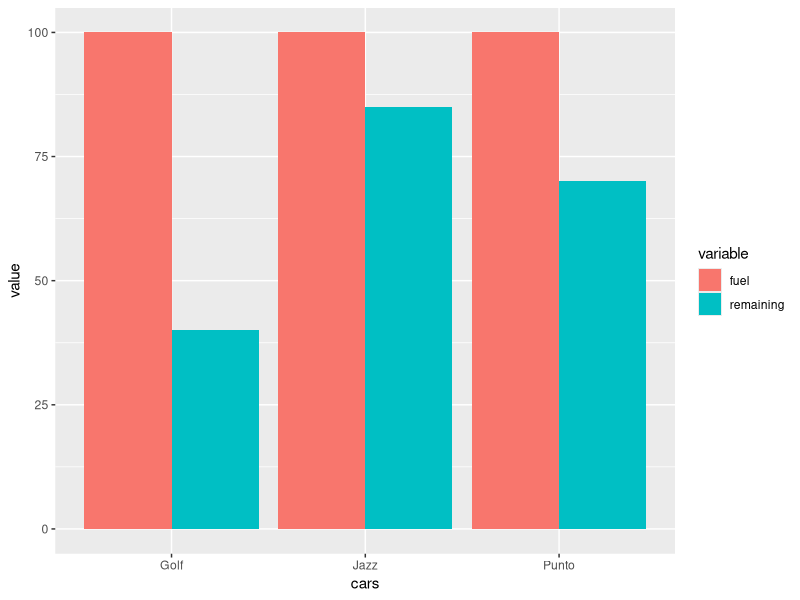
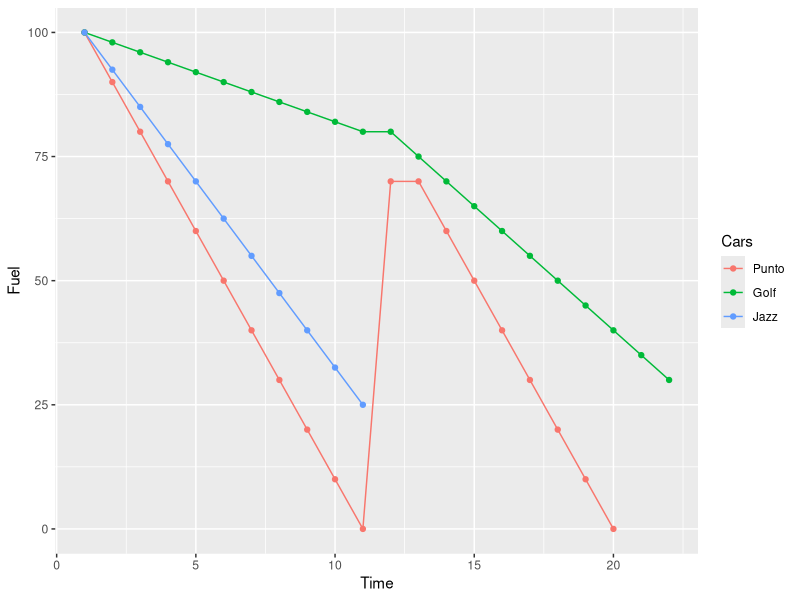
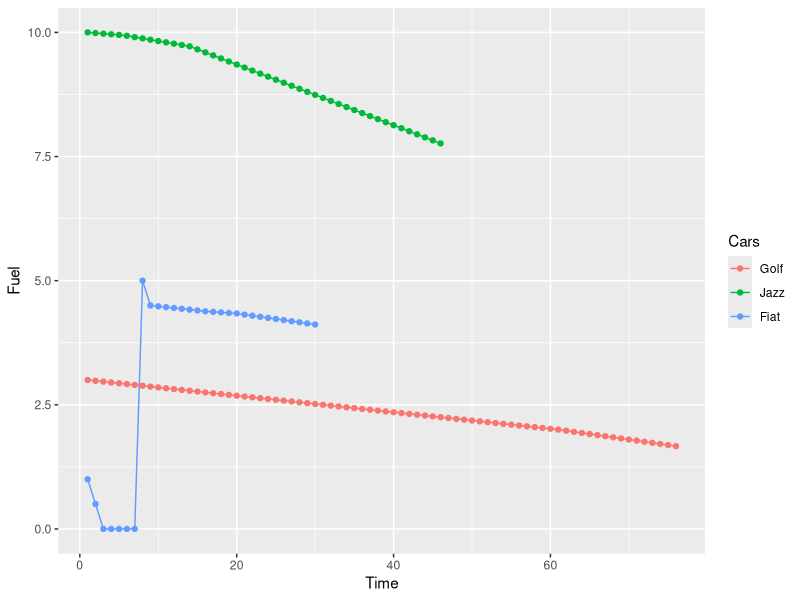

Generate these figures, in order, with R:
## ---- chunk 1
knitr::opts_chunk$set(echo = FALSE)
## ---- chunk 2
# 
# R demonstration of Standard Procedural code.
# 

invisible(library(ggplot2))
invisible(library(reshape2))
library(R6)

## ---- chunk 3
cars <- c('Punto', 'Golf', 'Jazz')
colour <- c('beige', 'gold', 'neon pink')
fuel <- c(100,100,100) # inital percent of the fuel tank that is full
ppm <- c(10,20,5) # percent per mile fuel usage
## ---- chunk 4
remaining <- c() # what percentage of the fuel tank remains
miles <- 3 # how many miles do you plan to travel
## ---- chunk 5
for (i in 1:length(fuel)) { # calculate the new fuel tank values
  remaining <- c(remaining, (fuel[i] - (ppm[i]*3)))
}
## ---- chunk 6
car_frame <- data.frame(cars, fuel, remaining) # create a data frame
car_frame.m <- melt(car_frame, id.vars='cars') # melt the data frame for plotting
## ---- chunk 7
carplot <- ggplot(car_frame.m, aes(cars, value)) +   
  geom_bar(aes(fill = variable), position = "dodge", stat="identity")

## ---- chunk 8
carplot
## ---- chunk 9
drive_car <- function(starting_tank, ppm, distance) {
  tank_changes = c() # track the fuel usage using what % remains
  for(i in 0:distance) {
    new_tank <- starting_tank - (ppm * i)
    if(new_tank >= 0) {
      tank_changes <- c(tank_changes, new_tank) # only spend fuel if there was fuel to spend.
    }
  }
  return(tank_changes) # return the fuel usage
}

## ---- chunk 10
# creating a function to refuel a car
refuel_car <- function(tank_changes, tank_percentage) {
  new_tank <- tank_changes[length(tank_changes)] + tank_percentage
  if(new_tank > 100) {
    new_tank <- 100 # cant have more than a 100% full tank.
  }
  return(c(tank_changes, new_tank))
}

## ---- chunk 11
pad_lengths <- function(...) {
  arguments <- list(...)
  max_length <- max(lengths(arguments))
  args <- lapply(arguments, function(x, max_len) {
    length(x) <- max_length
    return(x)
  }, max_len = max_length)
  return(args)
}
## ---- chunk 12
create_data_frame <-function(car_names, ...) {
  car_data <- list(...)

  padded_fuel <- do.call(pad_lengths, car_data)
  car_frame <- data.frame(padded_fuel)
  colnames(car_frame) <- car_names
  
  car_frame.m <- melt(t(car_frame), id.vars="Cars", 
                                    value.name ="Fuel",
                                    variable.name = "Time")
  colnames(car_frame.m) <- c('Cars', 'Time', 'Fuel')
  return(car_frame.m)
}
## ---- chunk 13
jazz_fuel_hist <- drive_car(100, 7.5, 10)
## ---- chunk 14
golf_fuel_hist <- drive_car(100, 2, 10)
golf_fuel_hist <- c(golf_fuel_hist,
                    drive_car(golf_fuel_hist[length(golf_fuel_hist)],
                              5, 10))
## ---- chunk 15
punto_fuel_hist <- drive_car(100, 10, 20)
punto_fuel_hist <- refuel_car(punto_fuel_hist, 70)
punto_fuel_hist <- c(punto_fuel_hist, drive_car(70, 10, 20))

## ---- chunk 16
car_data_frame <- create_data_frame(car_names = c('Punto',
                                                  'Golf',
                                                  'Jazz'),
                                   punto_fuel_hist,
                                   golf_fuel_hist,
                                   jazz_fuel_hist)
## ---- chunk 17
fuel_line_plot <-ggplot(car_data_frame, 
                        aes(x = Time,
                            y = Fuel,
                            group  = Cars,
                            colour = Cars)) +   
                        geom_line() + 
                        geom_point()
## ---- chunk 18
fuel_line_plot
## ---- chunk 19
ClassName <- R6Class('ClassName',
                  public = list(
                  public_data = NULL,
                    
                  initialize = function(public_data, private_data) {
                    self$public_data <- public_data
                    private$private_data <- private_data
                  },
                  
                  public_method = function() {}
                ),
                
                private = list(
                  private_data = NULL,
                  private_method = function() { }
                )
)
## ---- chunk 20
Car <- R6Class('Car',
               public = list(
                 # PUBLIC DATA MEMBERS
                 name = NULL,
                 fuel_usage = NULL,
                 current_speed = 0,
                 current_tank = 0,

                 ## CLASS CONSTRUCTOR
                 initialize = function(name, max_speed, max_tank, current_tank) {
                   self$name          <- name
                   self$fuel_usage    <- c(current_tank)
                   self$current_tank  <- current_tank
                   private$max_speed  <- max_speed
                   private$max_tank   <- max_tank
                 },
                 
                 ## GETTERS
                 get_max_speed = function() {
                   return(private$max_speed )
                 },
                 
                 get_max_tank = function() {
                   return(private$max_speed)
                 },
                 
                 ## PUBLIC METHODS
                 drive = function(mph, distance, mpg) {
                   if(mph > private$max_speed) {
                     mph <- private$max_speed
                   }
                   mpm <- mph/60
                   journey_time <- distance/mpm
                   gallons_used <- distance/mpg
                   gallon_pm <- gallons_used/journey_time

                   for(i in 1:journey_time) {
                     self$current_tank = self$current_tank - gallon_pm
                     
                     if(self$current_tank < 0) {
                       self$current_tank = 0 # only spend fuel if there was fuel to spend.
                     }
                     self$fuel_usage <- c(self$fuel_usage, self$current_tank)  
                   }
                   return(self$fuel_usage)
                 },
                 
                 refuel = function(gallons_added) {
                   self$current_tank <- self$current_tank + gallons_added
                   if(self$current_tank > private$max_tank) {
                     self$current_tank <- private$max_tank
                   }
                   self$fuel_usage <- c(self$fuel_usage, self$current_tank)
                 }
               ),
               private = list(
                 # PRIVATE DATA MEMBERS
                 max_speed=NULL,
                 max_tank=NULL
               ))


DrivePlotProducer <- R6Class('PlotProducer',
                             
                             public = list(
                               car_names = c(),
                               
                               pad_lengths = function(...) {
                                 arguments <- list(...)
                                 max_length <- max(lengths(arguments))
                                 
                                 args <- lapply(arguments, function(x, max_len) {
                                   length(x) <- max_length
                                   return(x)
                                 }, max_len = max_length)
                                 return(args)
                               },
                               
                               create_data_frame = function(...) {
                                 car_data <- list(...)
                                 
                                 padded_fuel <- do.call(self$pad_lengths, car_data)
                                 car_frame <- data.frame(padded_fuel)
                                 colnames(car_frame) <- self$car_names
                                 
                                 car_frame.m <- melt(t(car_frame), id.vars="Cars", 
                                                     value.name ="Fuel",
                                                     variable.name = "Time")
                                 colnames(car_frame.m) <- c('Cars', 'Time', 'Fuel')
                                 return(car_frame.m)
                               },
                               
                               create_plot = function(...) {
                                 car_objects <- list(...)
                                 fuel_usages <- lapply(car_objects, function(x){return(x$fuel_usage)})
                                 self$car_names <- lapply(car_objects, function(x){return(x$name)})
                                 car_frame <- do.call(self$create_data_frame, fuel_usages)
                                 
                                return(ggplot(car_frame, aes(x = Time,
                                                                             y = Fuel,
                                                                             group  = Cars,
                                                                             colour = Cars)) +   
                                   geom_line() + geom_point())
                               }
                             )
                          )

## ---- chunk 21
golf <- Car$new('Golf', 100, 10, 3)

## ---- chunk 22
golf$drive(10,10,10)
golf$drive(mph=40, distance=10, mpg=30)
## ---- chunk 23
golf
## ---- chunk 24
golf <- Car$new('Golf', 100, 10, 3)
golf$drive(10,10,10)
golf$drive(mph=40, distance=10, mpg=30)
## ---- chunk 25
jazz <- Car$new('Jazz', 200, 10, 10)
jazz$drive(30, 2, 40)
jazz$drive(40, 1, 38)
jazz$drive(70, 10, 44)
jazz$drive(110, 60, 30)
## ---- chunk 26
fiat <- Car$new('Fiat', 90, 8, 1) # They have a fuel leak...
fiat$drive(30, 3, 1)
fiat$refuel(5) # Refueled to get to the garage
fiat$drive(30, 0.5, 1)
fiat$drive(40, 5, 40) # Fuel Leak Repaired
fiat$drive(30, 2, 45)
fiat$drive(60, 10, 45)
## ---- chunk 27
plot_producer <- DrivePlotProducer$new()

## ---- chunk 28

car_plot <- plot_producer$create_plot(golf, jazz, fiat)

## ---- chunk 29
car_plot
